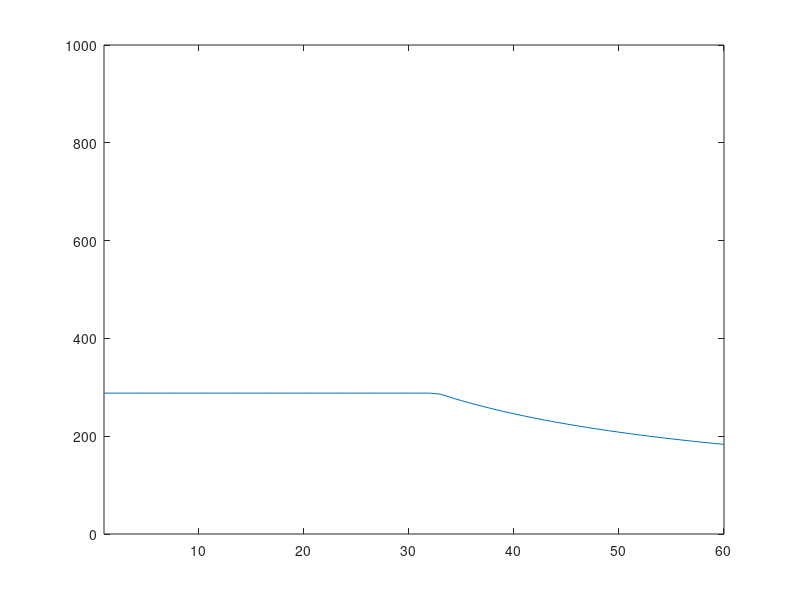

The MATLAB script that drew this image: (Note: this script raises an error after producing the figure.)
range = 1:60;
lambda = 1./range;
CTR_packets = 221;
sim_length = 30000;
prob = exp(-lambda*10);
l = 8000; %bit
c = 1500;
d_max = 3000;
r = 4800;
t_slot = d_max/c + l/r +0.3;
N_slot = 7;
t_frame = t_slot*N_slot;
N_packet = 1; %number of packets per frame
thr_ack = l*CTR_packets*prob/sim_length;
thr_frame = N_packet*l/t_frame;
thr_pp = 8000*lambda + thr_ack; %throughput poisson process
thr_th = min(thr_pp,thr_frame);
plot(range,thr_th);
axis([1,60,0, 1000]);
hold on;
plot(range,adap_CTR_th);